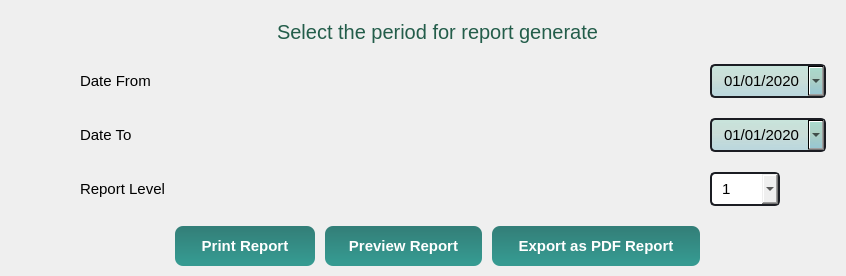
        <widget class="QWidget" name="report_gen_tab">
         <attribute name="title">
          <string>Report Generator</string>
         </attribute>
         <layout class="QGridLayout" name="gridLayout_2">
          <property name="leftMargin">
           <number>80</number>
          </property>
          <property name="topMargin">
           <number>20</number>
          </property>
          <property name="rightMargin">
           <number>20</number>
          </property>
          <property name="bottomMargin">
           <number>10</number>
          </property>
          <property name="horizontalSpacing">
           <number>10</number>
          </property>
          <property name="verticalSpacing">
           <number>20</number>
          </property>
          <item row="3" column="0">
           <widget class="QLabel" name="label_6">
            <property name="sizePolicy">
             <sizepolicy hsizetype="Maximum" vsizetype="Maximum">
              <horstretch>0</horstretch>
              <verstretch>0</verstretch>
             </sizepolicy>
            </property>
            <property name="font">
             <font>
              <family>Microsoft YaHei UI</family>
              <pointsize>11</pointsize>
              <weight>50</weight>
              <italic>false</italic>
              <bold>false</bold>
             </font>
            </property>
            <property name="text">
             <string>Date From</string>
            </property>
           </widget>
          </item>
          <item row="3" column="4">
           <widget class="QDateEdit" name="report_date_from">
            <property name="sizePolicy">
             <sizepolicy hsizetype="Maximum" vsizetype="Fixed">
              <horstretch>0</horstretch>
              <verstretch>0</verstretch>
             </sizepolicy>
            </property>
            <property name="font">
             <font>
              <family>Microsoft YaHei UI</family>
              <pointsize>11</pointsize>
              <weight>50</weight>
              <italic>false</italic>
              <bold>false</bold>
              <underline>false</underline>
             </font>
            </property>
            <property name="styleSheet">
             <string notr="true">QDateEdit{
	border-radius: 5px;
	border: 2px solid rgb(27, 29, 35);
	padding: 5px;
	padding-left: 10px;

   background-color:qlineargradient(spread:pad, x1:0.532552, y1:0, x2:0.522, y2:0.926136, stop:0.0199005 rgba(50, 186, 144, 52), stop:0.482587 rgba(65, 156, 128, 54), stop:0.975124 rgba(75, 164, 181, 80));
		
		
}
QDateEdit:hover{
	border: 2px solid rgb(64, 71, 88);
   
	
		
  
}

QCalendarWidget QToolButton{

  	color: black;
  	background-color:rgb(156, 255, 231);}

 

QCalendarWidget QAbstractItemView:enabled 
  {
  
  	color: black;  
  	background-color: rgb(198, 255, 232);  
  	selection-background-color: rgb(64, 64, 64); 
  	selection-color: rgb(0, 255, 0); 
  }</string>
            </property>
            <property name="dateTime">
             <datetime>
              <hour>0</hour>
              <minute>0</minute>
              <second>0</second>
              <year>2020</year>
              <month>1</month>
              <day>1</day>
             </datetime>
            </property>
            <property name="minimumDateTime">
             <datetime>
              <hour>0</hour>
              <minute>0</minute>
              <second>0</second>
              <year>2010</year>
              <month>9</month>
              <day>14</day>
             </datetime>
            </property>
            <property name="maximumDate">
             <date>
              <year>9999</year>
              <month>11</month>
              <day>30</day>
             </date>
            </property>
            <property name="displayFormat">
             <string>dd/MM/yyyy</string>
            </property>
            <property name="calendarPopup">
             <bool>true</bool>
            </property>
            <property name="date">
             <date>
              <year>2020</year>
              <month>1</month>
              <day>1</day>
             </date>
            </property>
           </widget>
          </item>
          <item row="4" column="0">
           <widget class="QLabel" name="label_7">
            <property name="sizePolicy">
             <sizepolicy hsizetype="Maximum" vsizetype="Maximum">
              <horstretch>0</horstretch>
              <verstretch>0</verstretch>
             </sizepolicy>
            </property>
            <property name="font">
             <font>
              <family>Microsoft YaHei UI</family>
              <pointsize>11</pointsize>
              <weight>50</weight>
              <italic>false</italic>
              <bold>false</bold>
             </font>
            </property>
            <property name="text">
             <string>Date To</string>
            </property>
           </widget>
          </item>
          <item row="4" column="4">
           <widget class="QDateEdit" name="report_date_to">
            <property name="sizePolicy">
             <sizepolicy hsizetype="Maximum" vsizetype="Fixed">
              <horstretch>0</horstretch>
              <verstretch>0</verstretch>
             </sizepolicy>
            </property>
            <property name="font">
             <font>
              <family>Microsoft YaHei UI</family>
              <pointsize>11</pointsize>
              <weight>50</weight>
              <italic>false</italic>
              <bold>false</bold>
              <underline>false</underline>
             </font>
            </property>
            <property name="styleSheet">
             <string notr="true">QDateEdit{
	border-radius: 5px;
	border: 2px solid rgb(27, 29, 35);
	padding: 5px;
	padding-left: 10px;

   background-color:qlineargradient(spread:pad, x1:0.532552, y1:0, x2:0.522, y2:0.926136, stop:0.0199005 rgba(50, 186, 144, 52), stop:0.482587 rgba(65, 156, 128, 54), stop:0.975124 rgba(75, 164, 181, 80));
		
		
}
QDateEdit:hover{
	border: 2px solid rgb(64, 71, 88);
   
	
		
  
}

QCalendarWidget QToolButton{

  	color: black;
  	background-color:rgb(156, 255, 231);}

 

QCalendarWidget QAbstractItemView:enabled 
  {
  
  	color: black;  
  	background-color: rgb(198, 255, 232);  
  	selection-background-color: rgb(64, 64, 64); 
  	selection-color: rgb(0, 255, 0); 
  }</string>
            </property>
            <property name="wrapping">
             <bool>false</bool>
            </property>
            <property name="readOnly">
             <bool>false</bool>
            </property>
            <property name="showGroupSeparator" stdset="0">
             <bool>false</bool>
            </property>
            <property name="dateTime">
             <datetime>
              <hour>0</hour>
              <minute>0</minute>
              <second>0</second>
              <year>2020</year>
              <month>1</month>
              <day>1</day>
             </datetime>
            </property>
            <property name="minimumDateTime">
             <datetime>
              <hour>0</hour>
              <minute>0</minute>
              <second>0</second>
              <year>2010</year>
              <month>9</month>
              <day>14</day>
             </datetime>
            </property>
            <property name="currentSection">
             <enum>QDateTimeEdit::DaySection</enum>
            </property>
            <property name="displayFormat">
             <string>dd/MM/yyyy</string>
            </property>
            <property name="calendarPopup">
             <bool>true</bool>
            </property>
            <property name="timeSpec">
             <enum>Qt::TimeZone</enum>
            </property>
           </widget>
          </item>
          <item row="6" column="0">
           <widget class="QLabel" name="label_12">
            <property name="sizePolicy">
             <sizepolicy hsizetype="Maximum" vsizetype="Maximum">
              <horstretch>0</horstretch>
              <verstretch>0</verstretch>
             </sizepolicy>
            </property>
            <property name="font">
             <font>
              <family>Microsoft YaHei UI</family>
              <pointsize>11</pointsize>
              <weight>50</weight>
              <bold>false</bold>
             </font>
            </property>
            <property name="text">
             <string>Report Level</string>
            </property>
           </widget>
          </item>
          <item row="6" column="4">
           <widget class="QComboBox" name="comboBox">
            <property name="sizePolicy">
             <sizepolicy hsizetype="Maximum" vsizetype="Fixed">
              <horstretch>0</horstretch>
              <verstretch>0</verstretch>
             </sizepolicy>
            </property>
            <property name="minimumSize">
             <size>
              <width>70</width>
              <height>0</height>
             </size>
            </property>
            <property name="font">
             <font>
              <family>Microsoft YaHei UI</family>
              <pointsize>11</pointsize>
              <weight>50</weight>
              <bold>false</bold>
             </font>
            </property>
            <property name="styleSheet">
             <string notr="true">QComboBox{
	border-radius: 5px;
	border: 2px solid rgb(27, 29, 35);
	padding: 5px;
	padding-left: 10px;
}
QComboBox:hover{
	border: 2px solid rgb(64, 71, 88);
}
QComboBox QAbstractItemView {
	padding: 10px;
}</string>
            </property>
            <item>
             <property name="text">
              <string>1</string>
             </property>
            </item>
            <item>
             <property name="text">
              <string>2</string>
             </property>
            </item>
           </widget>
          </item>
          <item row="7" column="2">
           <widget class="QPushButton" name="preview_report_button">
            <property name="sizePolicy">
             <sizepolicy hsizetype="Maximum" vsizetype="Fixed">
              <horstretch>0</horstretch>
              <verstretch>0</verstretch>
             </sizepolicy>
            </property>
            <property name="minimumSize">
             <size>
              <width>157</width>
              <height>0</height>
             </size>
            </property>
            <property name="font">
             <font>
              <family>Microsoft YaHei UI</family>
              <pointsize>11</pointsize>
              <weight>75</weight>
              <italic>false</italic>
              <bold>true</bold>
             </font>
            </property>
            <property name="styleSheet">
             <string notr="true">QPushButton{
background-color:qlineargradient(spread:pad, x1:0.532552, y1:0, x2:0.522, y2:0.926136, stop:0.0547264 rgba(10, 103, 95, 209), stop:1 rgba(13, 136, 125, 209));
width:130%;
height:40%;
color:white;
border-radius:8px;
}

QPushButton:hover:!pressed
{
  border: 2px solid rgb(41, 135, 140);
background-color:rgb(199, 248, 255);
color:black;
}</string>
            </property>
            <property name="text">
             <string>Preview Report</string>
            </property>
           </widget>
          </item>
          <item row="7" column="3">
           <widget class="QPushButton" name="export_pdf_button">
            <property name="sizePolicy">
             <sizepolicy hsizetype="Maximum" vsizetype="Fixed">
              <horstretch>0</horstretch>
              <verstretch>0</verstretch>
             </sizepolicy>
            </property>
            <property name="minimumSize">
             <size>
              <width>208</width>
              <height>0</height>
             </size>
            </property>
            <property name="font">
             <font>
              <family>Microsoft YaHei UI</family>
              <pointsize>11</pointsize>
              <weight>75</weight>
              <italic>false</italic>
              <bold>true</bold>
             </font>
            </property>
            <property name="layoutDirection">
             <enum>Qt::LeftToRight</enum>
            </property>
            <property name="styleSheet">
             <string notr="true">QPushButton{
background-color:qlineargradient(spread:pad, x1:0.532552, y1:0, x2:0.522, y2:0.926136, stop:0.0547264 rgba(10, 103, 95, 209), stop:1 rgba(13, 136, 125, 209));
width:170%;
height:40%;
color:white;
border-radius:8px;
}

QPushButton:hover:!pressed
{
  border: 2px solid rgb(41, 135, 140);
background-color:rgb(199, 248, 255);
color:black;
}</string>
            </property>
            <property name="text">
             <string>Export as PDF Report</string>
            </property>
            <property name="flat">
             <bool>false</bool>
            </property>
           </widget>
          </item>
          <item row="0" column="1" colspan="3">
           <widget class="QLabel" name="label_8">
            <property name="sizePolicy">
             <sizepolicy hsizetype="Minimum" vsizetype="Fixed">
              <horstretch>0</horstretch>
              <verstretch>0</verstretch>
             </sizepolicy>
            </property>
            <property name="font">
             <font>
              <family>Microsoft YaHei UI</family>
              <pointsize>15</pointsize>
              <weight>50</weight>
              <italic>false</italic>
              <bold>false</bold>
             </font>
            </property>
            <property name="styleSheet">
             <string notr="true">background-color:rgba(0,0,0,0%);
color:rgb(35, 93, 74)</string>
            </property>
            <property name="text">
             <string>Select the period for report generate</string>
            </property>
            <property name="alignment">
             <set>Qt::AlignCenter</set>
            </property>
            <property name="margin">
             <number>10</number>
            </property>
           </widget>
          </item>
          <item row="7" column="1">
           <widget class="QPushButton" name="print_report_button">
            <property name="sizePolicy">
             <sizepolicy hsizetype="Maximum" vsizetype="Fixed">
              <horstretch>0</horstretch>
              <verstretch>0</verstretch>
             </sizepolicy>
            </property>
            <property name="minimumSize">
             <size>
              <width>140</width>
              <height>0</height>
             </size>
            </property>
            <property name="font">
             <font>
              <family>Microsoft YaHei UI</family>
              <pointsize>11</pointsize>
              <weight>75</weight>
              <italic>false</italic>
              <bold>true</bold>
             </font>
            </property>
            <property name="styleSheet">
             <string notr="true">QPushButton{
background-color:qlineargradient(spread:pad, x1:0.532552, y1:0, x2:0.522, y2:0.926136, stop:0.0547264 rgba(10, 103, 95, 209), stop:1 rgba(13, 136, 125, 209));
width:100%;
height:40%;
color:white;
border-radius:8px;
}

QPushButton:hover:!pressed
{
  border: 2px solid rgb(41, 135, 140);
background-color:rgb(199, 248, 255);
color:black;
}</string>
            </property>
            <property name="text">
             <string>Print Report</string>
            </property>
           </widget>
          </item>
         </layout>
        </widget>
